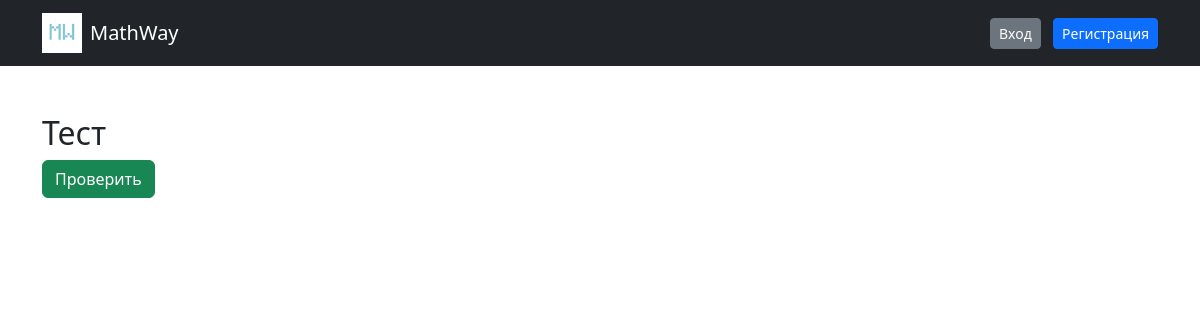
The page /test/4 on the database as committed earlier.
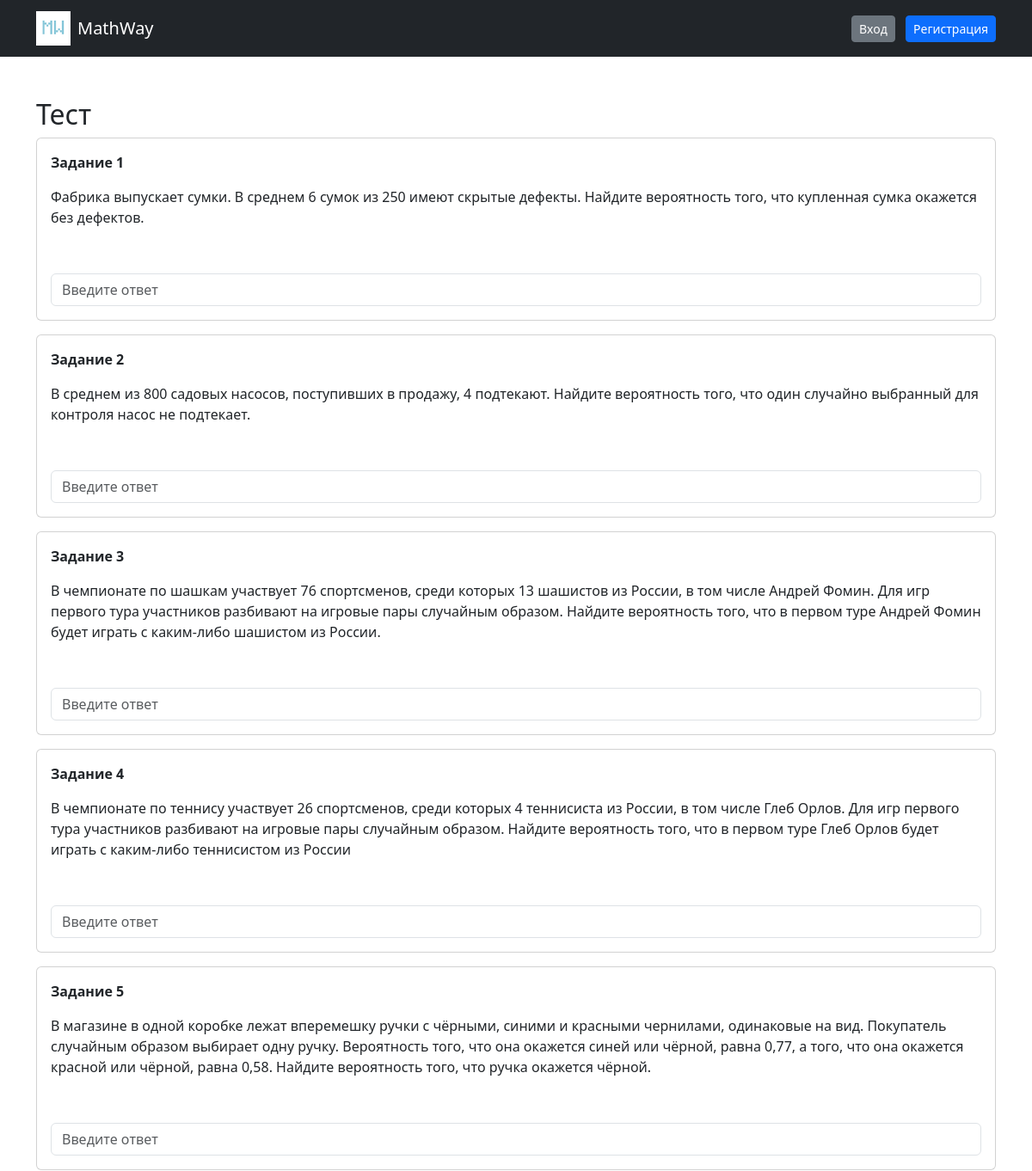
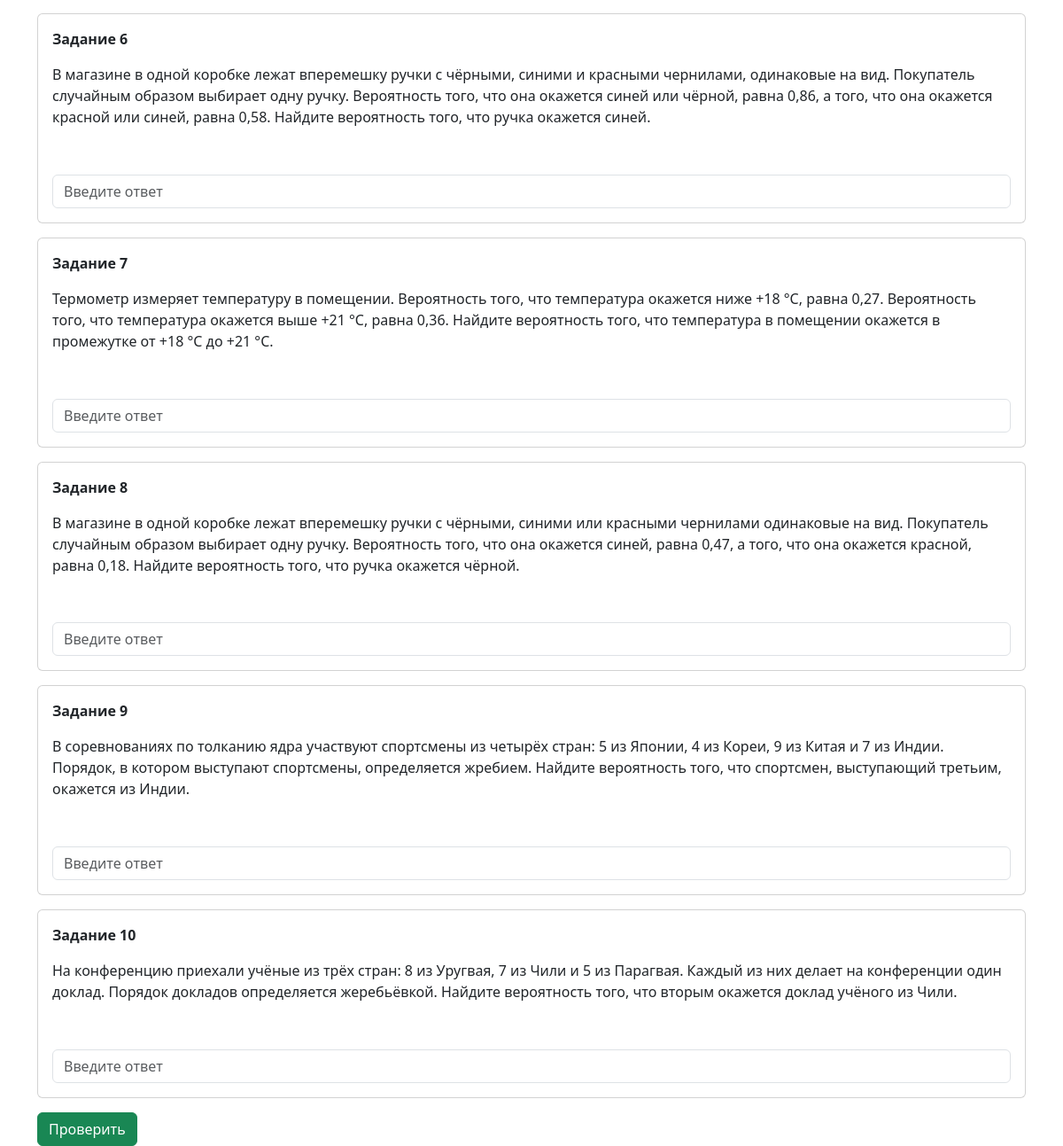
The same page on the database as committed later (2 pictures, top to bottom).
### models.py (models this page shows)
class Task(db.Model):
    id = db.Column(db.Integer, primary_key=True)
    question = db.Column(db.Text, nullable=False)
    answer = db.Column(db.String(100), nullable=False)
    topic = db.Column(db.String(10), nullable=False)
    image_url = db.Column(db.String(255))

### main.py (the view)
@app.route('/test/<int:topic>')
def test(topic):
    tasks = Task.query.filter_by(topic=topic).all()
    return render_template('test.html', tasks=tasks, topic=topic)

### templates/test.html
{% extends "base.html" %}
{% block content %}
<h2>Тест</h2>
<form method="POST" action="/check/{{ topic }}">
{% for task in tasks %}
    <div class="card p-3 mb-3">
        <p><b>Задание {{ loop.index }}</b></p>
        <p>{{ task.question }}</p>
        {% if task.image_url %}
            <img src="{{ url_for('static', filename=task.image_url) }}" class="img-fluid w-50">
        {% endif %}
        <input
            type="text"
            name="answer_{{ task.id }}"
            class="form-control"
            placeholder="Введите ответ"
        >
    </div>
{% endfor %}
<button class="btn btn-success">Проверить</button>
</form>
{% endblock %}

### templates/base.html (shortened to what this page needs)
<!DOCTYPE html>
<html>
<head>
    <link href="https://cdn.jsdelivr.net/npm/bootstrap@5.3.0/dist/css/bootstrap.min.css" rel="stylesheet">
</head>
<body>
<nav class="navbar navbar-dark bg-dark">
    <div class="container">
        <a class="navbar-brand d-flex align-items-center" href="/">
    <img src="{{ url_for('static', filename='images/logo.png') }}"
         alt="logo"
         height="40"
         class="me-2">
            MathWay
        </a>
        <div>
            {% if current_user.is_authenticated %}
                <span class="text-white me-3">
                    {{ current_user.username }}
                </span>
                <a href="/logout" class="btn btn-danger btn-sm">Выйти</a>
            {% else %}
                <a href="/login" class="btn btn-secondary btn-sm me-2">Вход</a>
                <a href="/register" class="btn btn-primary btn-sm">Регистрация</a>
            {% endif %}
        </div>
    </div>
</nav>
<div class="container mt-5">
    {% block content %}{% endblock %}
</div>
</body>
</html>

Rows that differ between the two databases and show on the page:
added Task: question "Фабрика выпускает сумки. В среднем 6 сумок из 250 имеют скрытые дефекты. Найдите вероятность того, что купленная сумка окажется без дефектов.", image_url (placeholder picture)
added Task: question "В среднем из 800 садовых насосов, поступивших в продажу, 4 подтекают. Найдите вероятность того, что один случайно выбранный для контроля насос не подтекает.", image_url (placeholder picture)
added Task: question "В чемпионате по шашкам участвует 76 спортсменов, среди которых 13 шашистов из России, в том числе Андрей Фомин. Для игр первого тура участников разбивают на игровые пары случайным образом. Найдите вероятность того, что в первом туре Андрей Фомин будет играть с каким-либо шашистом из России.", image_url (placeholder picture)
added Task: question "В чемпионате по теннису участвует 26 спортсменов, среди которых 4 теннисиста из России, в том числе Глеб Орлов. Для игр первого тура участников разбивают на игровые пары случайным образом. Найдите вероятность того, что в первом туре Глеб Орлов будет играть с каким-либо теннисистом из России", image_url (placeholder picture)
added Task: question "В магазине в одной коробке лежат вперемешку ручки с чёрными, синими и красными чернилами, одинаковые на вид. Покупатель случайным образом выбирает одну ручку. Вероятность того, что она окажется синей или чёрной, равна 0,77, а того, что она окажется красной или чёрной, равна 0,58. Найдите вероятность того, что ручка окажется чёрной.", image_url (placeholder picture)
added Task: question "В магазине в одной коробке лежат вперемешку ручки с чёрными, синими и красными чернилами, одинаковые на вид. Покупатель случайным образом выбирает одну ручку. Вероятность того, что она окажется синей или чёрной, равна 0,86, а того, что она окажется красной или синей, равна 0,58. Найдите вероятность того, что ручка окажется синей.", image_url (placeholder picture)
added Task: question "Термометр измеряет температуру в помещении. Вероятность того, что температура окажется ниже +18 °C, равна 0,27. Вероятность того, что температура окажется выше +21 °C, равна 0,36. Найдите вероятность того, что температура в помещении окажется в промежутке от +18 °C до +21 °C.", image_url (placeholder picture)
added Task: question "В магазине в одной коробке лежат вперемешку ручки с чёрными, синими или красными чернилами одинаковые на вид. Покупатель случайным образом выбирает одну ручку. Вероятность того, что она окажется синей, равна 0,47, а того, что она окажется красной, равна 0,18. Найдите вероятность того, что ручка окажется чёрной.", image_url (placeholder picture)
added Task: question "В соревнованиях по толканию ядра участвуют спортсмены из четырёх стран: 5 из Японии, 4 из Кореи, 9 из Китая и 7 из Индии. Порядок, в котором выступают спортсмены, определяется жребием. Найдите вероятность того, что спортсмен, выступающий третьим, окажется из Индии.", image_url (placeholder picture)
added Task: question "На конференцию приехали учёные из трёх стран: 8 из Уругвая, 7 из Чили и 5 из Парагвая. Каждый из них делает на конференции один доклад. Порядок докладов определяется жеребьёвкой. Найдите вероятность того, что вторым окажется доклад учёного из Чили.", image_url (placeholder picture)
